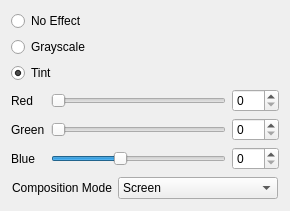
<ui version="4.0" >
 <class>ParametersForm</class>
 <widget class="QWidget" name="ParametersForm" >
  <property name="geometry" >
   <rect>
    <x>0</x>
    <y>0</y>
    <width>290</width>
    <height>204</height>
   </rect>
  </property>
  <property name="windowTitle" >
   <string>Parameters</string>
  </property>
  <layout class="QVBoxLayout" name="verticalLayout_2" >
   <item>
    <widget class="QWidget" native="1" name="widget" >
     <layout class="QVBoxLayout" name="verticalLayout" >
      <property name="margin" >
       <number>0</number>
      </property>
      <item>
       <widget class="QRadioButton" name="noEffectButton" >
        <property name="text" >
         <string>No Effect</string>
        </property>
       </widget>
      </item>
      <item>
       <widget class="QRadioButton" name="grayscaleButton" >
        <property name="text" >
         <string>Grayscale</string>
        </property>
       </widget>
      </item>
      <item>
       <widget class="QRadioButton" name="tintButton" >
        <property name="text" >
         <string>Tint</string>
        </property>
        <property name="checked" >
         <bool>true</bool>
        </property>
       </widget>
      </item>
     </layout>
    </widget>
   </item>
   <item>
    <widget class="QWidget" native="1" name="optionsWidget" >
     <layout class="QGridLayout" name="gridLayout" >
      <property name="margin" >
       <number>0</number>
      </property>
      <item row="0" column="0" >
       <widget class="QLabel" name="label_5" >
        <property name="text" >
         <string>Red</string>
        </property>
       </widget>
      </item>
      <item row="0" column="1" >
       <widget class="QSlider" name="redSlider" >
        <property name="maximum" >
         <number>255</number>
        </property>
        <property name="value" >
         <number>0</number>
        </property>
        <property name="orientation" >
         <enum>Qt::Horizontal</enum>
        </property>
       </widget>
      </item>
      <item row="0" column="2" >
       <widget class="QSpinBox" name="redSpinBox" >
        <property name="maximum" >
         <number>255</number>
        </property>
       </widget>
      </item>
      <item row="1" column="0" >
       <widget class="QLabel" name="label_6" >
        <property name="text" >
         <string>Green</string>
        </property>
       </widget>
      </item>
      <item row="1" column="1" >
       <widget class="QSlider" name="greenSlider" >
        <property name="minimum" >
         <number>0</number>
        </property>
        <property name="maximum" >
         <number>255</number>
        </property>
        <property name="value" >
         <number>0</number>
        </property>
        <property name="sliderPosition" >
         <number>0</number>
        </property>
        <property name="orientation" >
         <enum>Qt::Horizontal</enum>
        </property>
       </widget>
      </item>
      <item row="1" column="2" >
       <widget class="QSpinBox" name="greenSpinBox" >
        <property name="maximum" >
         <number>255</number>
        </property>
       </widget>
      </item>
      <item row="2" column="0" >
       <widget class="QLabel" name="label_7" >
        <property name="text" >
         <string>Blue</string>
        </property>
       </widget>
      </item>
      <item row="2" column="1" >
       <widget class="QSlider" name="blueSlider" >
        <property name="minimum" >
         <number>0</number>
        </property>
        <property name="maximum" >
         <number>255</number>
        </property>
        <property name="value" >
         <number>99</number>
        </property>
        <property name="orientation" >
         <enum>Qt::Horizontal</enum>
        </property>
       </widget>
      </item>
      <item row="2" column="2" >
       <widget class="QSpinBox" name="blueSpinBox" >
        <property name="maximum" >
         <number>255</number>
        </property>
       </widget>
      </item>
     </layout>
    </widget>
   </item>
   <item>
    <widget class="QWidget" native="1" name="widget_2" >
     <layout class="QFormLayout" name="formLayout" >
      <property name="margin" >
       <number>1</number>
      </property>
      <item row="0" column="0" >
       <widget class="QLabel" name="label" >
        <property name="text" >
         <string>Composition Mode</string>
        </property>
       </widget>
      </item>
      <item row="0" column="1" >
       <widget class="QComboBox" name="compositionModeBox" >
        <item>
         <property name="text" >
          <string>Screen</string>
         </property>
        </item>
        <item>
         <property name="text" >
          <string>Overlay</string>
         </property>
        </item>
        <item>
         <property name="text" >
          <string>Multiply</string>
         </property>
        </item>
       </widget>
      </item>
     </layout>
    </widget>
   </item>
   <item>
    <spacer name="verticalSpacer" >
     <property name="orientation" >
      <enum>Qt::Vertical</enum>
     </property>
     <property name="sizeHint" stdset="0" >
      <size>
       <width>20</width>
       <height>0</height>
      </size>
     </property>
    </spacer>
   </item>
  </layout>
 </widget>
 <resources/>
 <connections>
  <connection>
   <sender>redSlider</sender>
   <signal>valueChanged(int)</signal>
   <receiver>redSpinBox</receiver>
   <slot>setValue(int)</slot>
   <hints>
    <hint type="sourcelabel" >
     <x>214</x>
     <y>100</y>
    </hint>
    <hint type="destinationlabel" >
     <x>271</x>
     <y>103</y>
    </hint>
   </hints>
  </connection>
  <connection>
   <sender>greenSlider</sender>
   <signal>valueChanged(int)</signal>
   <receiver>greenSpinBox</receiver>
   <slot>setValue(int)</slot>
   <hints>
    <hint type="sourcelabel" >
     <x>214</x>
     <y>128</y>
    </hint>
    <hint type="destinationlabel" >
     <x>271</x>
     <y>131</y>
    </hint>
   </hints>
  </connection>
  <connection>
   <sender>blueSlider</sender>
   <signal>valueChanged(int)</signal>
   <receiver>blueSpinBox</receiver>
   <slot>setValue(int)</slot>
   <hints>
    <hint type="sourcelabel" >
     <x>214</x>
     <y>156</y>
    </hint>
    <hint type="destinationlabel" >
     <x>271</x>
     <y>159</y>
    </hint>
   </hints>
  </connection>
  <connection>
   <sender>redSpinBox</sender>
   <signal>valueChanged(int)</signal>
   <receiver>redSlider</receiver>
   <slot>setValue(int)</slot>
   <hints>
    <hint type="sourcelabel" >
     <x>271</x>
     <y>103</y>
    </hint>
    <hint type="destinationlabel" >
     <x>214</x>
     <y>100</y>
    </hint>
   </hints>
  </connection>
  <connection>
   <sender>greenSpinBox</sender>
   <signal>valueChanged(int)</signal>
   <receiver>greenSlider</receiver>
   <slot>setValue(int)</slot>
   <hints>
    <hint type="sourcelabel" >
     <x>271</x>
     <y>131</y>
    </hint>
    <hint type="destinationlabel" >
     <x>214</x>
     <y>128</y>
    </hint>
   </hints>
  </connection>
  <connection>
   <sender>blueSpinBox</sender>
   <signal>valueChanged(int)</signal>
   <receiver>blueSlider</receiver>
   <slot>setValue(int)</slot>
   <hints>
    <hint type="sourcelabel" >
     <x>271</x>
     <y>159</y>
    </hint>
    <hint type="destinationlabel" >
     <x>214</x>
     <y>156</y>
    </hint>
   </hints>
  </connection>
  <connection>
   <sender>tintButton</sender>
   <signal>toggled(bool)</signal>
   <receiver>redSlider</receiver>
   <slot>setEnabled(bool)</slot>
   <hints>
    <hint type="sourcelabel" >
     <x>40</x>
     <y>65</y>
    </hint>
    <hint type="destinationlabel" >
     <x>62</x>
     <y>89</y>
    </hint>
   </hints>
  </connection>
  <connection>
   <sender>tintButton</sender>
   <signal>toggled(bool)</signal>
   <receiver>greenSlider</receiver>
   <slot>setEnabled(bool)</slot>
   <hints>
    <hint type="sourcelabel" >
     <x>58</x>
     <y>65</y>
    </hint>
    <hint type="destinationlabel" >
     <x>63</x>
     <y>120</y>
    </hint>
   </hints>
  </connection>
  <connection>
   <sender>tintButton</sender>
   <signal>toggled(bool)</signal>
   <receiver>blueSlider</receiver>
   <slot>setEnabled(bool)</slot>
   <hints>
    <hint type="sourcelabel" >
     <x>80</x>
     <y>65</y>
    </hint>
    <hint type="destinationlabel" >
     <x>93</x>
     <y>147</y>
    </hint>
   </hints>
  </connection>
  <connection>
   <sender>tintButton</sender>
   <signal>toggled(bool)</signal>
   <receiver>redSpinBox</receiver>
   <slot>setEnabled(bool)</slot>
   <hints>
    <hint type="sourcelabel" >
     <x>239</x>
     <y>64</y>
    </hint>
    <hint type="destinationlabel" >
     <x>246</x>
     <y>89</y>
    </hint>
   </hints>
  </connection>
  <connection>
   <sender>tintButton</sender>
   <signal>toggled(bool)</signal>
   <receiver>greenSpinBox</receiver>
   <slot>setEnabled(bool)</slot>
   <hints>
    <hint type="sourcelabel" >
     <x>262</x>
     <y>65</y>
    </hint>
    <hint type="destinationlabel" >
     <x>263</x>
     <y>118</y>
    </hint>
   </hints>
  </connection>
  <connection>
   <sender>tintButton</sender>
   <signal>toggled(bool)</signal>
   <receiver>blueSpinBox</receiver>
   <slot>setEnabled(bool)</slot>
   <hints>
    <hint type="sourcelabel" >
     <x>230</x>
     <y>64</y>
    </hint>
    <hint type="destinationlabel" >
     <x>251</x>
     <y>151</y>
    </hint>
   </hints>
  </connection>
 </connections>
</ui>
